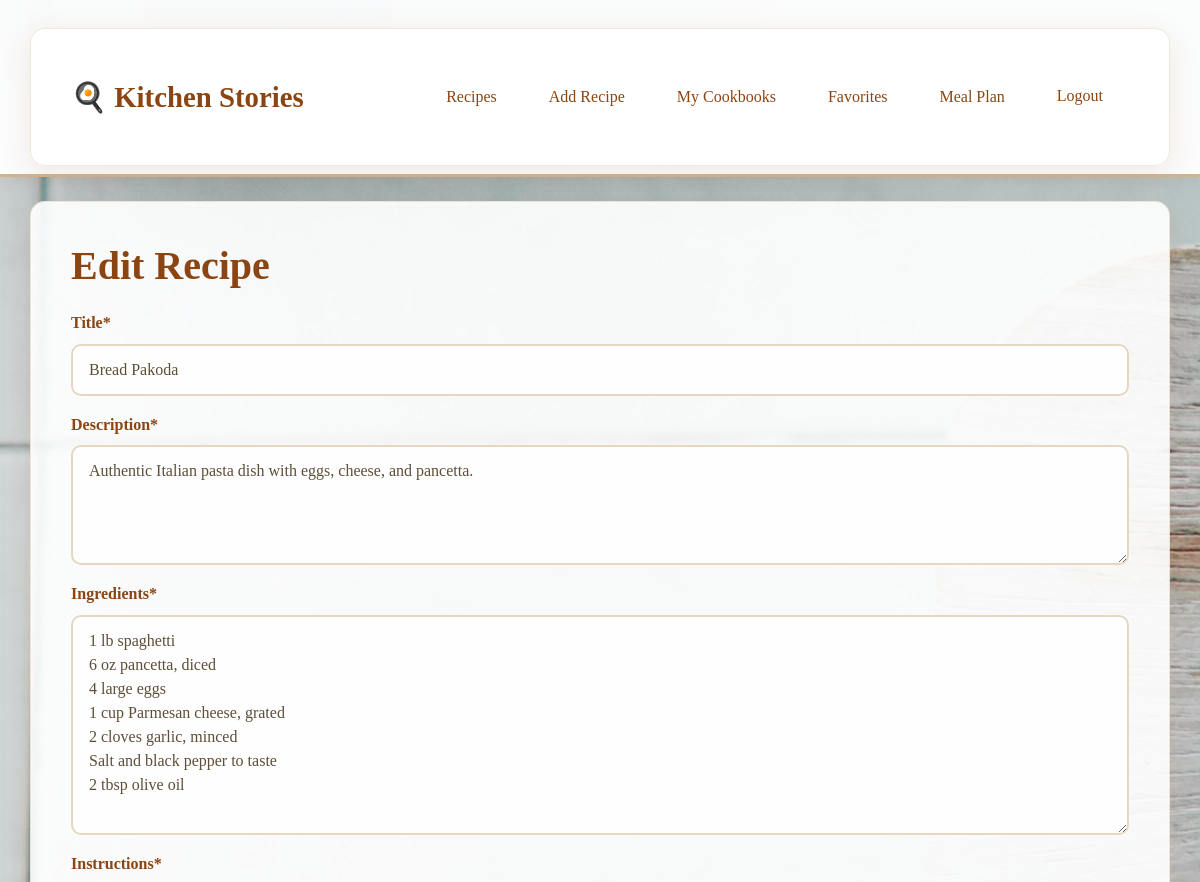
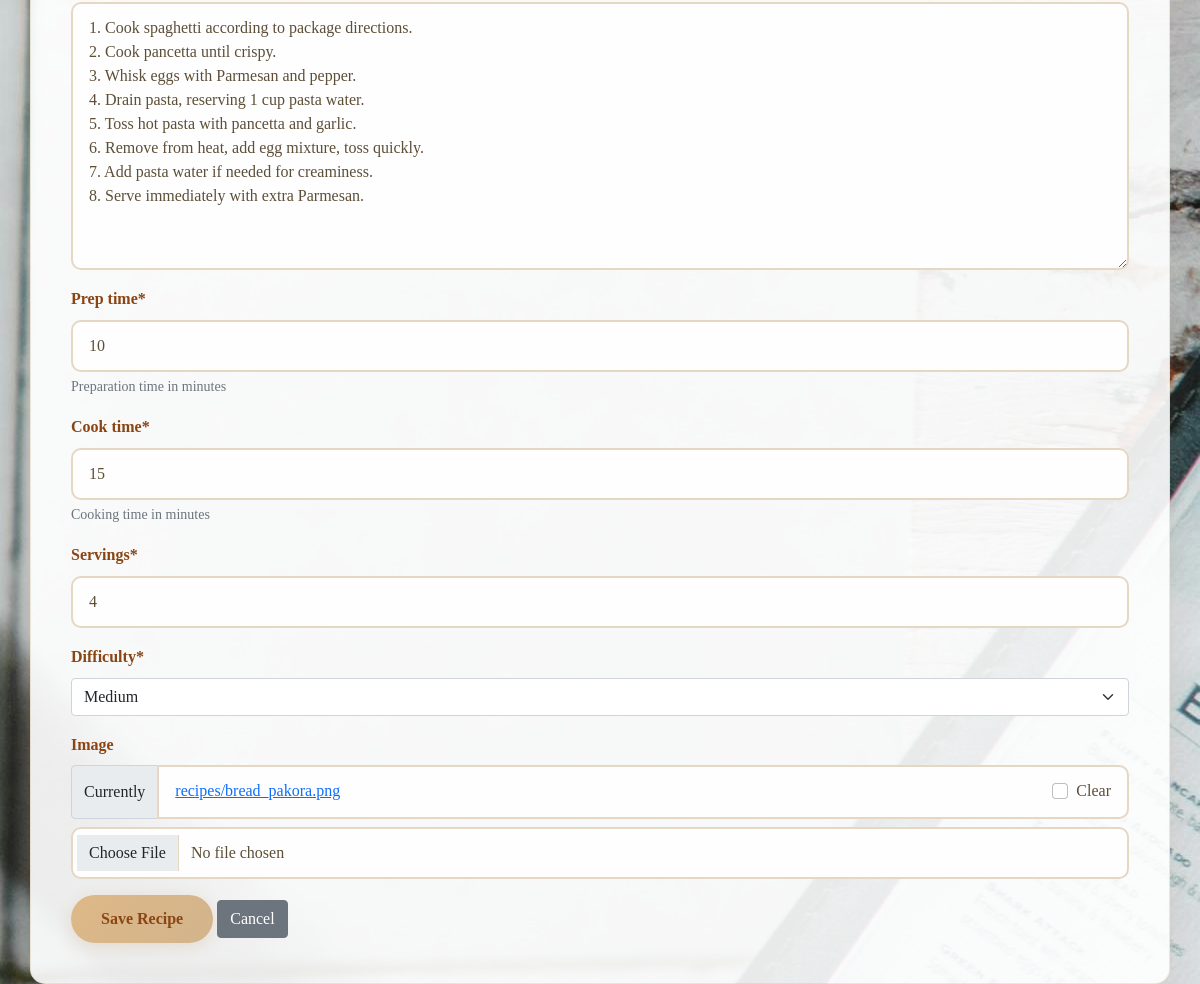
The page /recipes/2/edit/ (signed in) on the database its author committed (2 pictures, top to bottom).
### recipes/models.py (models this page shows, shortened)
class Recipe(models.Model):
    DIFFICULTY_CHOICES = [
        ('easy', 'Easy'),
        ('medium', 'Medium'),
        ('hard', 'Hard'),
    ]
    title = models.CharField(max_length=200)
    description = models.TextField()
    ingredients = models.TextField()
    instructions = models.TextField()
    prep_time = models.PositiveIntegerField(help_text="Preparation time in minutes")
    cook_time = models.PositiveIntegerField(help_text="Cooking time in minutes")
    servings = models.PositiveIntegerField(default=4)
    difficulty = models.CharField(max_length=10, choices=DIFFICULTY_CHOICES, default='medium')
    image = models.ImageField(upload_to='recipes/', blank=True, null=True)
    author = models.ForeignKey(User, on_delete=models.CASCADE)
    created_at = models.DateTimeField(auto_now_add=True)
    updated_at = models.DateTimeField(auto_now=True)
    class Meta:
        ordering = ['-created_at']

### recipes/views.py (the view)
# urls.py: path('recipes/<int:pk>/edit/', views.RecipeUpdateView.as_view(), name='recipe_edit'),
class RecipeUpdateView(LoginRequiredMixin, UpdateView):
    model = Recipe
    form_class = RecipeForm
    template_name = 'recipes/recipe_form.html'
    def get_queryset(self):
        return Recipe.objects.filter(author=self.request.user)

### recipes/forms.py
class RecipeForm(forms.ModelForm):
    class Meta:
        model = Recipe
        fields = ['title', 'description', 'ingredients', 'instructions', 'prep_time',
                 'cook_time', 'servings', 'difficulty', 'image']
        widgets = {
            'description': forms.Textarea(attrs={'rows': 3}),
            'ingredients': forms.Textarea(attrs={'rows': 8, 'placeholder': 'Enter each ingredient on a new line'}),
            'instructions': forms.Textarea(attrs={'rows': 10, 'placeholder': 'Enter step-by-step instructions'}),
            'prep_time': forms.NumberInput(attrs={'min': 1}),
            'cook_time': forms.NumberInput(attrs={'min': 1}),
            'servings': forms.NumberInput(attrs={'min': 1}),
        }

### templates/recipes/recipe_form.html (shortened to what this page needs)
{% extends 'base.html' %}
{% load crispy_forms_tags %}
{% block content %}
<h1>{% if form.instance.pk %}Edit Recipe{% else %}Add New Recipe{% endif %}</h1>
<form method="post" enctype="multipart/form-data">
    {{ form|crispy }}
    <button type="submit" class="btn btn-primary">Save Recipe</button>
    <a href="{% url 'recipe_list' %}" class="btn btn-secondary">Cancel</a>
</form>
{% endblock %}

### static/css/style.css (style rules this page uses)
* { box-sizing: border-box; }
body { background-image: url('media/recipes/kitchen.jpg'); font-family: 'Georgia', 'Times New Roman', serif; color: #5d4e37; line-height: 1.6; }
.btn-primary { background: linear-gradient(135deg, #deb887, #d2b48c); border: none; border-radius: 25px; padding: 12px 30px; color: #8b4513; font-weight: 600; transition: all 0.3s ease; box-shadow: 0 4px 15px rgba(210, 180, 140, 0.3); font-family: 'Georgia', serif; }
h1, h2, h3, h4, h5, h6 { color: #8b4513; font-weight: 600; font-family: 'Georgia', serif; margin-bottom: 20px; }
.form-control { background: #fefefe; border: 2px solid #e6d7c3; color: #5d4e37; border-radius: 10px; padding: 12px 16px; transition: all 0.3s ease; font-family: 'Georgia', serif; }
.form-label { color: #8b4513; font-weight: 600; margin-bottom: 8px; }
textarea.form-control { resize: vertical; min-height: 120px; }
html { scroll-behavior: smooth; }

### rows shown on the page
Recipe: title "Bread Pakoda", description "Authentic Italian pasta dish with eggs, cheese, and pancetta.", ingredients "1 lb spaghetti 6 oz pancetta, diced 4 large eggs 1 cup Parmesan cheese, grated 2 cloves garlic, minced Salt and black pepper to taste 2 tbsp olive oil", instructions "1. Cook spaghetti according to package directions. 2. Cook pancetta until crispy. 3. Whisk eggs with Parmesan and pepper. 4. Drain pasta, reserving 1 cup pasta water. 5. Toss hot pasta with pancetta and garlic. 6. Remove from heat, add egg mixture, toss quickly. 7. Add pasta water if needed for creaminess. 8. Serve immediately with extra Parmesan.", prep_time "10", cook_time "15", servings "4", difficulty "Medium"
